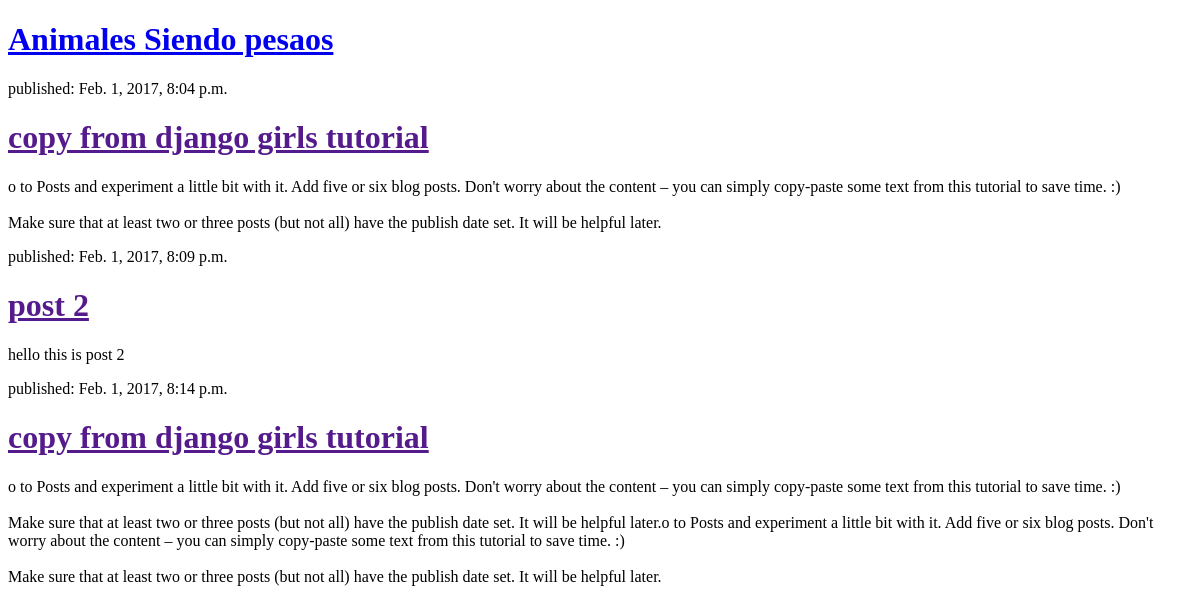
Before: / with the older database file.
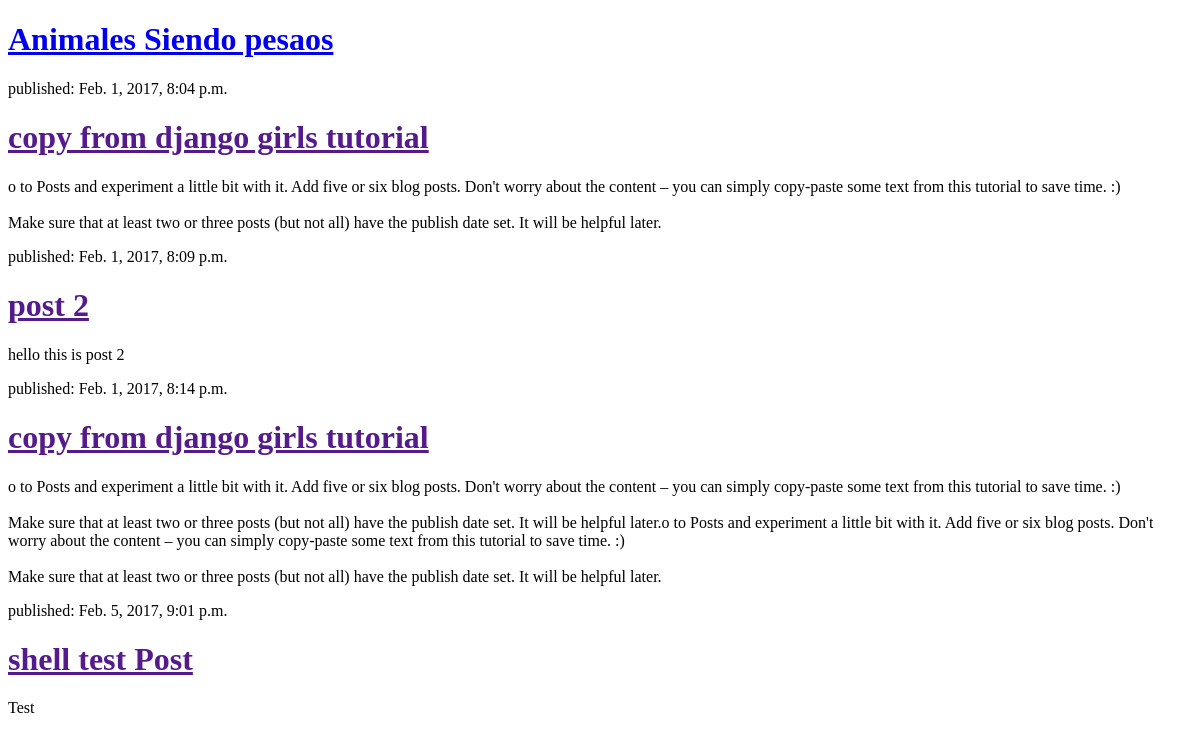
After: the same page with the newer database file.
### blog/models.py (models this page shows, shortened)
class Post(models.Model):
    author = models.ForeignKey('auth.user')
    title = models.CharField(max_length=200)
    text = models.TextField()
    created_date = models.DateTimeField(default=timezone.now)
    published_date = models.DateTimeField(blank=True, null=True)

### blog/views.py (the view)
# urls.py: url(r'^$', views.post_list, name="post_list"),
def post_list(request):
    posts = Post.objects.filter(published_date__lte=timezone.now()).order_by('published_date')
    return render(request, 'blog/post_list.html',{'posts': posts})

### blog/templates/blog/post_list.html (shortened to what this page needs)
<!DOCTYPE html>
<html>
    <head>
    </head>
    <body>
        <div>
            <h1><a href="/">Animales Siendo pesaos</a></h1>
        </div>
        {% for post in posts %}
            <div>
                <p>published: {{ post.published_date }}</p>
                <h1><a href="">{{ post.title }}</a></h1>
                <p>{{ post.text|linebreaksbr }}</p>
            </div>
        {% endfor %}
    </body>
    </body>
</html>

Changed rows visible on the page:
added Post: published_date "Feb. 5, 2017, 9:01 p.m.", title "shell test Post", text "Test"
